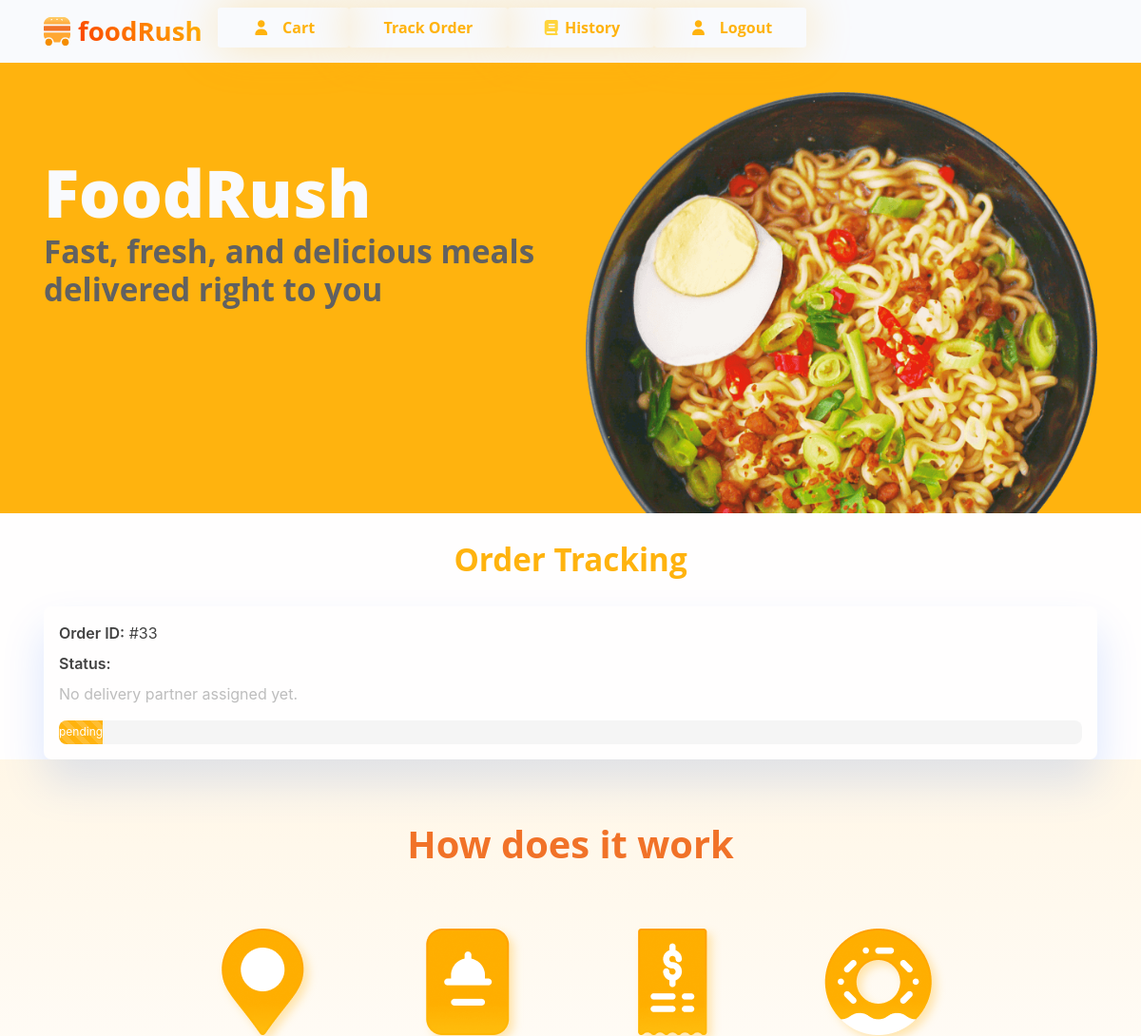
Before: /orders/33/tracking/ (signed in, upper part) with the older database file.
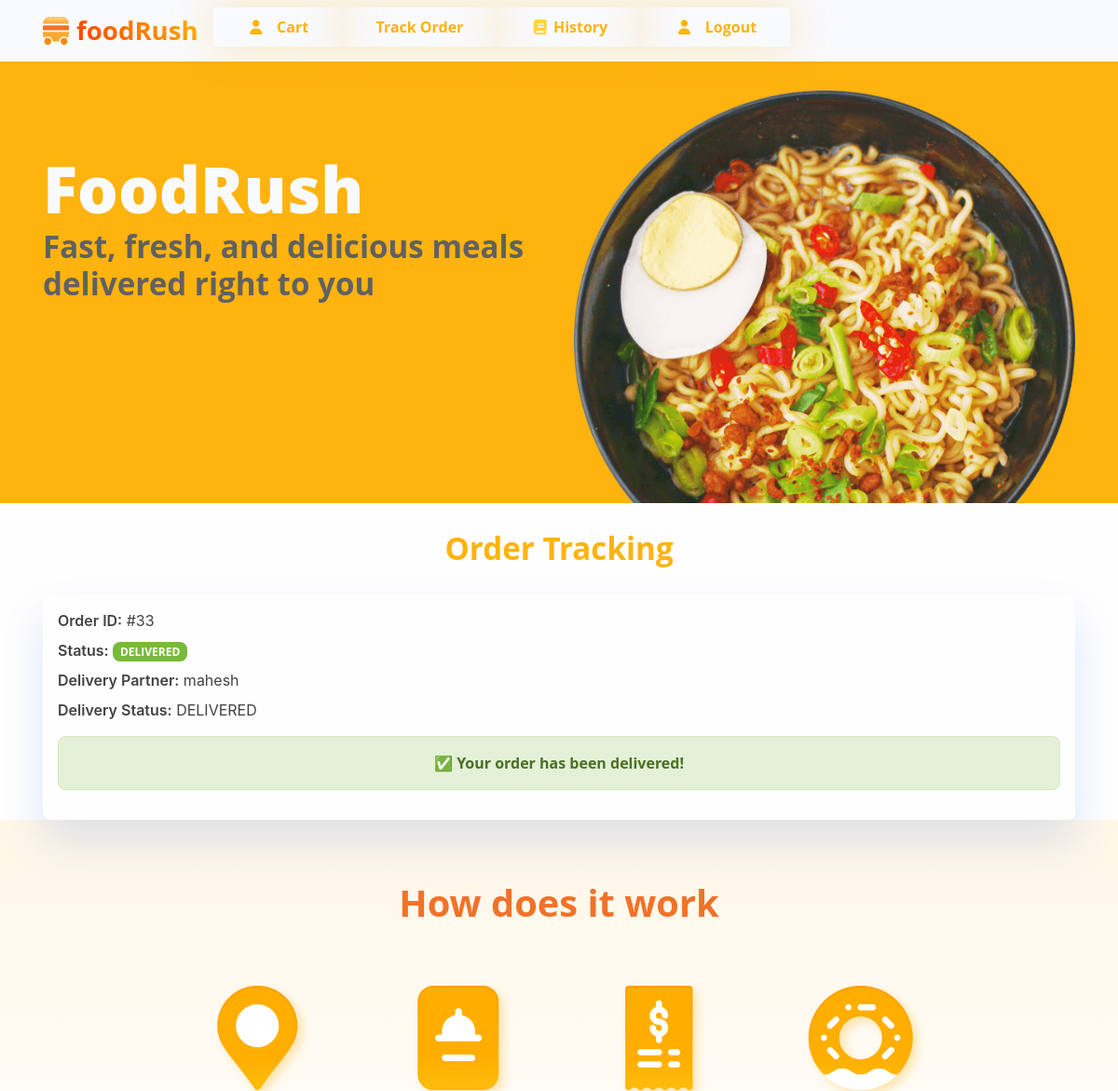
After: the same page with the newer database file.
### order/models.py (models this page shows)
class Orders(models.Model):
    status_choices = (
        ('PENDING', 'Pending'),
        ('PREPARING', 'Preparing'),
        ('OUT FOR DELIVERY', 'Out for Delivery'),
        ('DELIVERED', 'Delivered'),
    )
    user=models.ForeignKey(settings.AUTH_USER_MODEL,on_delete=models.CASCADE)
    address=models.TextField()
    order_id = models.CharField(max_length=100, null=True)
    payment_method = models.CharField(max_length=100,blank=True, null=True)
    payment_id =models.CharField(max_length=100,blank=True,null=True)
    ordered_at=models.DateTimeField(auto_now_add=True)
    is_ordered = models.BooleanField(default=False)
    status=models.CharField(choices=status_choices,default='pending',max_length=100)
    amount=models.DecimalField(max_digits=10,decimal_places=2)

### delivery/models.py (models this page shows, shortened)
class Delivery(models.Model):
    status_choices=(('ASSIGNED','Assigned'),
                    ('PICKED','Picked'),
                    ('NEAR DESTINATION','Near Destination'),
                    ('DELIVERED','delivered'))
    order=models.ForeignKey(Orders,on_delete=models.CASCADE)
    delivery_partner=models.ForeignKey(settings.AUTH_USER_MODEL,on_delete=models.CASCADE)
    assign_at=models.DateTimeField(auto_now_add=True)
    status=models.CharField(choices=status_choices,default='ASSIGNED',max_length=50)
    delivery_at=models.DateTimeField(null=True,blank=True)

### users/models.py (models this page shows)
class CustomUser(AbstractUser):
    role_choices = (('CUSTOMER', 'Customer'), ('HOTELS', 'Hotels'), ('DELIVERY', 'Delivery'),('ADMIN','Admin'))
    role = models.CharField(choices=role_choices)
    phone=models.IntegerField(null=True)
    address=models.TextField(null=True)

### users/views.py (the view)
# urls.py: path('orders/<int:order_id>/tracking/',views.Tracking.as_view(), name='tracking'),
class Tracking(View):
    def get(self, request, order_id):
        order = get_object_or_404(Orders, id=order_id, user=request.user)
        delivery = Delivery.objects.filter(order=order).first()
        context = {
            'order': order,
            'delivery': delivery,
        }
        return render(request, 'tracking.html', context)

### hotels/context_processors.py (called while the page is built)
def hotel_list(request):
    hotels=Hotel.objects.all()
    return {'hotel_list':hotel_list}

### users/context_processors.py (called while the page is built)
def latest_order(request):
    if request.user.is_authenticated:
        order = Orders.objects.filter(user=request.user).order_by('-ordered_at').first()
        return {'latest_order': order}
    return {}

### templates/tracking.html (shortened to what this page needs)
{% extends 'base.html' %}
{% load static %}
{% block content %}
{% load crispy_forms_tags %}
<section class="py-5 overflow-hidden bg-primary" id="home">
  <div class="container">
    <div class="row flex-center">
      <div class="col-md-5 col-lg-6 order-0 order-md-1 mt-8 mt-md-0">
        <a class="img-landing-banner" href="#!">
          <img class="img-fluid" src="{% static 'img/gallery/hero-header.png' %}" alt="hero-header" />
        </a>
      </div>
      <div class="col-md-7 col-lg-6 py-8 text-md-start text-center">
        <h1 class="display-1 fs-md-5 fs-lg-6 fs-xl-8 text-light">FoodRush</h1>
        <h2 class="text-800 mb-5 fs-4">
          Fast, fresh, and delicious meals<br class="d-none d-xxl-block" />
          delivered right to you
        </h2>
      </div>
    </div>
  </div>
</section>
<div class="container mt-4">
  <h2 class="fw-bold text-center text-primary mb-4"> Order Tracking</h2>
  <div class="card shadow-sm border-0">
    <div class="card-body">
      <p class="mb-2"><strong>Order ID:</strong> #{{ order.id }}</p>
      <p class="mb-2">
        <strong>Status:</strong>
        <span class="badge
          {% if order.status == 'PENDING' %} bg-secondary
          {% elif order.status == 'OUT FOR DELIVERY' %} bg-info
          {% elif order.status == 'NEAR DESTINATION' %} bg-warning text-dark
          {% elif order.status == 'DELIVERED' %} bg-success
          {% endif %}">
          {{ order.status }}
        </span>
      </p>
      {% if delivery %}
        <p class="mb-2"><strong>Delivery Partner:</strong> {{ delivery.delivery_partner.username }}</p>
        <p class="mb-2"><strong>Delivery Status:</strong> {{ delivery.status }}</p>
      {% else %}
        <p class="text-muted">No delivery partner assigned yet.</p>
      {% endif %}
      {% if order.status != 'DELIVERED' %}
        <div class="progress mt-3" style="height: 25px;">
          <div class="progress-bar progress-bar-striped progress-bar-animated
               "
               role="progressbar"
               style="width:
                 ">
            {{ order.status }}
          </div>
        </div>
      {% else %}
        <div class="alert alert-success mt-3 fw-bold text-center">
          ✅ Your order has been delivered!
        </div>
      {% endif %}
    </div>
  </div>
</div>
{% endblock %}

Changed rows visible on the page:
changed Orders id 33: status "pending" → "DELIVERED"
added Delivery: delivery_partner.username "mahesh", status "DELIVERED"
Other visible differences:
text no longer shown: "No delivery partner assigned yet."
text now shown: "Delivery Partner: Delivery Status: ✅ Your order has been delivered!"
